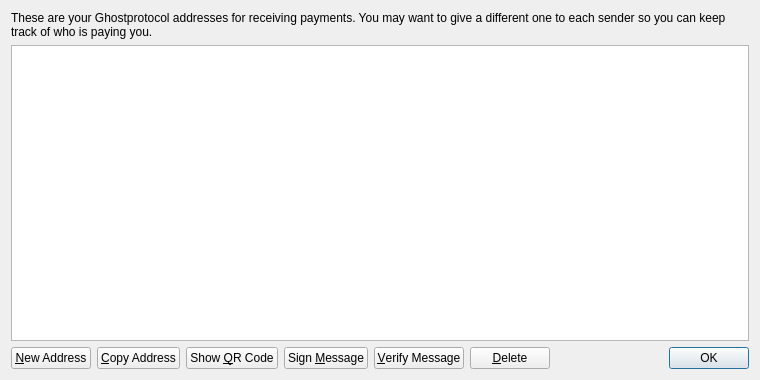
<?xml version="1.0" encoding="UTF-8"?>
<ui version="4.0">
 <class>AddressBookPage</class>
 <widget class="QWidget" name="AddressBookPage">
  <property name="geometry">
   <rect>
    <x>0</x>
    <y>0</y>
    <width>760</width>
    <height>380</height>
   </rect>
  </property>
  <property name="windowTitle">
   <string>Address Book</string>
  </property>
  <layout class="QVBoxLayout" name="verticalLayout">
   <item>
    <widget class="QLabel" name="labelExplanation">
     <property name="text">
      <string>These are your Ghostprotocol addresses for receiving payments. You may want to give a different one to each sender so you can keep track of who is paying you.</string>
     </property>
     <property name="textFormat">
      <enum>Qt::PlainText</enum>
     </property>
     <property name="wordWrap">
      <bool>true</bool>
     </property>
    </widget>
   </item>
   <item>
    <widget class="QTableView" name="tableView">
     <property name="contextMenuPolicy">
      <enum>Qt::CustomContextMenu</enum>
     </property>
     <property name="toolTip">
      <string>Double-click to edit address or label</string>
     </property>
     <property name="tabKeyNavigation">
      <bool>false</bool>
     </property>
     <property name="alternatingRowColors">
      <bool>true</bool>
     </property>
     <property name="selectionMode">
      <enum>QAbstractItemView::SingleSelection</enum>
     </property>
     <property name="selectionBehavior">
      <enum>QAbstractItemView::SelectRows</enum>
     </property>
     <property name="sortingEnabled">
      <bool>true</bool>
     </property>
     <attribute name="verticalHeaderVisible">
      <bool>false</bool>
     </attribute>
    </widget>
   </item>
   <item>
    <layout class="QHBoxLayout" name="horizontalLayout">
     <item>
      <widget class="QPushButton" name="newAddressButton">
       <property name="toolTip">
        <string>Create a new address</string>
       </property>
       <property name="text">
        <string>&amp;New Address</string>
       </property>
       <property name="icon">
        <iconset resource="../bitcoin.qrc">
         <normaloff>:/icons/add</normaloff>:/icons/add</iconset>
       </property>
      </widget>
     </item>
     <item>
      <widget class="QPushButton" name="copyToClipboard">
       <property name="toolTip">
        <string>Copy the currently selected address to the system clipboard</string>
       </property>
       <property name="text">
        <string>&amp;Copy Address</string>
       </property>
       <property name="icon">
        <iconset resource="../bitcoin.qrc">
         <normaloff>:/icons/editcopy</normaloff>:/icons/editcopy</iconset>
       </property>
      </widget>
     </item>
     <item>
      <widget class="QPushButton" name="showQRCode">
       <property name="text">
        <string>Show &amp;QR Code</string>
       </property>
       <property name="icon">
        <iconset resource="../bitcoin.qrc">
         <normaloff>:/icons/qrcode</normaloff>:/icons/qrcode</iconset>
       </property>
      </widget>
     </item>
     <item>
      <widget class="QPushButton" name="signMessage">
       <property name="toolTip">
        <string>Sign a message to prove you own a Ghostprotocol address</string>
       </property>
       <property name="text">
        <string>Sign &amp;Message</string>
       </property>
       <property name="icon">
        <iconset resource="../bitcoin.qrc">
         <normaloff>:/icons/edit</normaloff>:/icons/edit</iconset>
       </property>
      </widget>
     </item>
     <item>
      <widget class="QPushButton" name="verifyMessage">
       <property name="toolTip">
        <string>Verify a message to ensure it was signed with a specified Ghostprotocol address</string>
       </property>
       <property name="text">
        <string>&amp;Verify Message</string>
       </property>
       <property name="icon">
        <iconset resource="../bitcoin.qrc">
         <normaloff>:/icons/transaction_0</normaloff>:/icons/transaction_0</iconset>
       </property>
      </widget>
     </item>
     <item>
      <widget class="QPushButton" name="deleteButton">
       <property name="toolTip">
        <string>Delete the currently selected address from the list</string>
       </property>
       <property name="text">
        <string>&amp;Delete</string>
       </property>
       <property name="icon">
        <iconset resource="../bitcoin.qrc">
         <normaloff>:/icons/remove</normaloff>:/icons/remove</iconset>
       </property>
      </widget>
     </item>
     <item>
      <spacer name="horizontalSpacer">
       <property name="orientation">
        <enum>Qt::Horizontal</enum>
       </property>
       <property name="sizeHint" stdset="0">
        <size>
         <width>40</width>
         <height>20</height>
        </size>
       </property>
      </spacer>
     </item>
     <item>
      <widget class="QDialogButtonBox" name="buttonBox">
       <property name="sizePolicy">
        <sizepolicy hsizetype="Maximum" vsizetype="Fixed">
         <horstretch>0</horstretch>
         <verstretch>0</verstretch>
        </sizepolicy>
       </property>
       <property name="standardButtons">
        <set>QDialogButtonBox::Ok</set>
       </property>
      </widget>
     </item>
    </layout>
   </item>
  </layout>
 </widget>
 <resources>
  <include location="../bitcoin.qrc"/>
 </resources>
 <connections/>
</ui>
